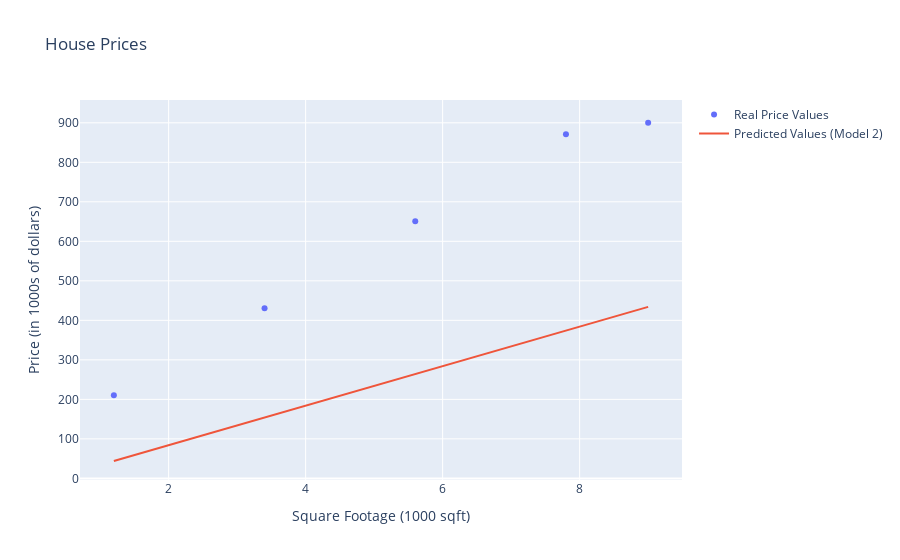

Write notebook code for a chart like this one.
### Code cell
plot_data(
    x_train,
    y_train,
    title="House Prices",
    x_label="Square Footage (1000 sqft)",
    y_label="Price (in 1000s of dollars)",
    name="Real Price Values",
    trace_1=f_wb2_trace
)

### Figure 1 — Plotly figure (JSON) as saved in the notebook; plotly's stock layout.template omitted (floating-point values rounded to 4 significant figures)
{"data": [{"mode": "markers", "name": "Real Price Values", "type": "scatter", "x": [1.2, 3.4, 5.6, 7.8, 9], "y": [210.3, 430.5, 650.7, 870.9, 900.1]}, {"mode": "lines", "name": "Predicted Values (Model 2)", "type": "scatter", "x": [1.2, 3.4, 5.6, 7.8, 9], "y": [44, 154, 264, 374, 434]}], "layout": {"title": {"text": "House Prices"}, "xaxis": {"title": {"text": "Square Footage (1000 sqft)"}}, "yaxis": {"title": {"text": "Price (in 1000s of dollars)"}}}}
